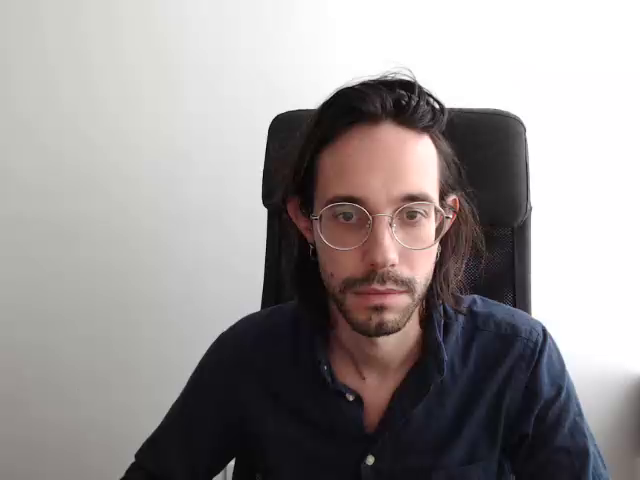
#> input picture frame 0 of video.mp4, 640 x 480 px
$ python processing.py
#> lines starting #> are read from the running program, lines starting #| are printed output that depends on the picture
import cv2
import matplotlib.pyplot as plt
import menpo.io as mio
import menpo.landmark
import numpy as np
import scipy.fftpack
import scipy.signal
import sklearn.decomposition


def _build_laplacian_pyramid(img, levels=3):
    pyramid = img.copy()
    (height, width, depth) = img.shape
    for level in range(levels):
        pyramid = cv2.pyrDown(pyramid)
    for level in range(levels):
        pyramid = cv2.pyrUp(pyramid)

    return pyramid


def extract_face(file, classifier="haarcascade_frontalface_alt0.xml", blur=3):
    """
    extract_faces _summary_

    Parameters
    ----------
    file : str
        The path of a cascade classifier.
    """
#> called with file = 'video.mp4', classifier = 'haarcascade_frontalface_alt0.xml', blur = 0

    # TODO: is there a way to read that from online?
    # E.g., from https://raw.githubusercontent.com/opencv/opencv/master/data/haarcascades/
    faceCascade = cv2.CascadeClassifier(classifier)

    capture = cv2.VideoCapture(file)
    sampling_rate = int(capture.get(cv2.CAP_PROP_FPS))
    frames = []
    face_detected = False

    while capture.isOpened():
        success, img = capture.read()
#> img is the input picture: shape (480, 640, 3); mean B, G, R 148.2, 148.2, 153.1
        if not success:
            break

        if face_detected is False:
            face_detector = faceCascade.detectMultiScale(
                cv2.cvtColor(img, cv2.COLOR_RGB2GRAY), 1.3, 5
            )
#> face_detector = [[290, 145, 182, 182]]
            if len(face_detector) > 0:
                (x, y, w, h) = face_detector[0]
#> x = 290; y = 145; w = 182; h = 182
                face_detected = True

        if face_detected:
            img = cv2.resize(img[y : y + h, x : x + w], (500, 500)) * (1.0 / 255)
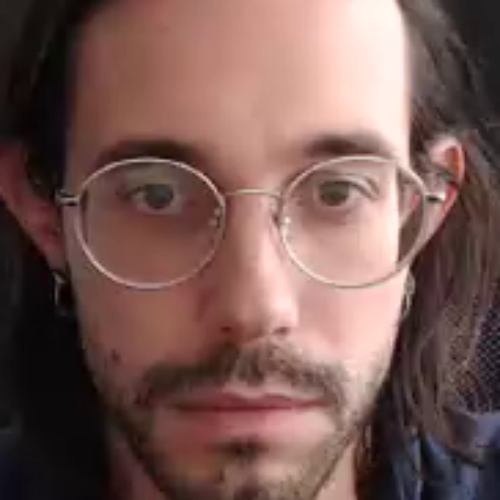
#> img: shape (500, 500, 3) float64; mean B, G, R 0.329, 0.348, 0.468
            frames.append(_build_laplacian_pyramid(img, levels=blur))

    capture.release()

    return np.array(frames), sampling_rate


# [58 lines of commented-out code are left out]


frames, sampling_rate = extract_face(file="video.mp4", blur=0)
plt.imshow(frames[0, :, :, 0])

# Plane-Orthogonal-to-Skin (POS)
# ==============================
# 4. Spatial averaging
C = np.mean(frames, axis=(1, 2))  # (len, color)
S = np.zeros((len(frames), 2))

for n, Ci in enumerate(C):
    if n > sampling_rate:
        # 5. Temporal normalization
        Cn = Ci / np.mean(C[n - sampling_rate : n + 1], axis=0)
    else:
        Cn = Ci / np.mean(C[0 : n + 1], axis=0)

    # 6. Projection
    projection_matrix = np.array([[0, 1, -1], [-2, 1, 1]])
    S[n, :] = np.matmul(projection_matrix, Cn)

h = S[:, 0] + (np.std(S[:, 0]) / np.std(S[:, 1])) * S[:, 1]

nk.signal_plot(
    [
        h,
        nk.signal_filter(h, sampling_rate=sampling_rate, lowcut=1, highcut=1.8),
        np.mean(C, axis=1),
        nk.signal_filter(np.mean(C, axis=1), sampling_rate=sampling_rate, lowcut=1, highcut=1.8),
    ],
    sampling_rate=sampling_rate,
    standardize=True,
)

# [7 lines of commented-out code are left out]
